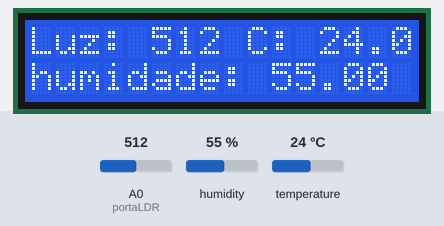
The sketch below on a simulated Arduino Uno, built with avr-gcc and run on an emulated ATmega328P. Parts: 16×2 character LCD. Inputs (shaded band) come from the test bench; at power-on: humidity 55 %, A0 (portaLDR) = 512, temperature 24 °C. What the sketch prints to the serial monitor is not drawn.

Above: at 1.2 s.
1.3 s: humidity set to 22 %
At 2.4 s:
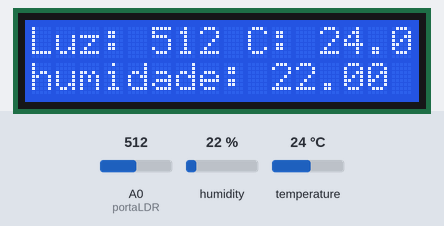
4.0 s: A0 (portaLDR) set to 716
At 5.1 s:
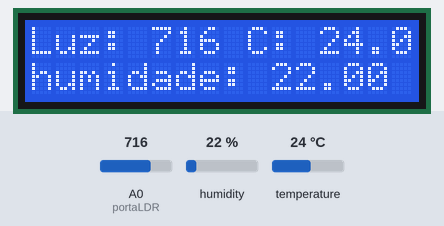
6.7 s: temperature set to 12 °C
At 9.3 s:
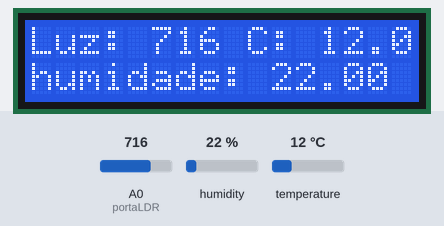
9.7 s: A0 (portaLDR) set to 900
At 10.8 s:
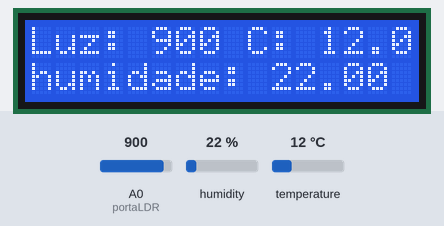
12.4 s: humidity set to 40 %
At 15.0 s:
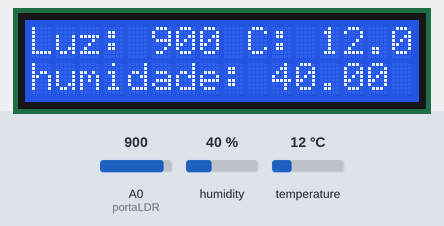
15.8 s: A0 (portaLDR) set to 1023
At 17.7 s:
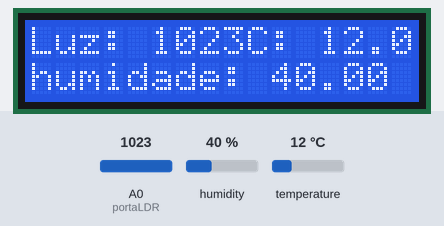
Timing chart, 0 to 19.2 s (numbered marks = the images above; inputs shaded):
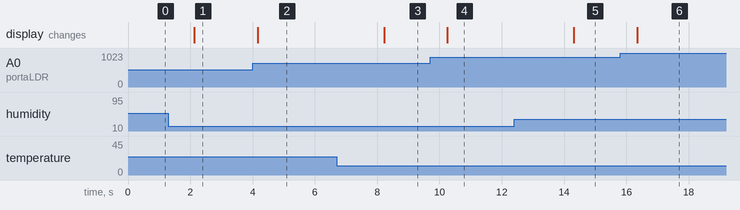

Measured:
- after the input at 1.3 s, the display: changes after 0.83 s (image 1)
- after the input at 4.0 s, the display: changes after 0.16 s (image 2)
- after the input at 6.7 s, the display: changes after 1.5 s (image 3)
- after the input at 9.7 s, the display: changes after 0.55 s (image 4)
- after the input at 12.4 s, the display: changes after 1.9 s (image 5)
- after the input at 15.8 s, the display: changes after 0.55 s (image 6)

The sketch:

av4.ino
```cpp
// display
#include <LiquidCrystal.h>
LiquidCrystal lcd(12, 11, 5, 4, 3, 2);

// coiso lá
int portaLDR = A0;

#include "DHT.h"

#define DHTPIN 8     // Pino digital conectado ao sensor DHT11
#define DHTTYPE DHT11   // Tipo de sensor: DHT 11

DHT dht(DHTPIN, DHTTYPE);

// A função setup é executada uma vez quando forem pressionados os botões de reset ou de power on na placa
void setup()
{
  Serial.begin(9600);
  lcd.begin(16, 2);
  dht.begin();
}

// A função loop é executada de forma repetida sem parada
void loop() {

   lcd.clear();

   // Leitura da humidade
    float humidade = dht.readHumidity();
   // Leitura da temperatura
   float temperatura = dht.readTemperature();
   // Leitura da luz
   int luz = analogRead(portaLDR);

    Serial.println(luz);
    Serial.println(temperatura);
    Serial.println(humidade);

    lcd.setCursor(0, 0);
    lcd.print("Luz:");

    lcd.setCursor(5, 0);
    lcd.print(luz);

    lcd.setCursor(9, 0);
    lcd.print("C:");

    lcd.setCursor(12, 0);
    lcd.print(temperatura);

    lcd.setCursor(0, 1);
    lcd.print("humidade:");

    lcd.setCursor(10, 1);
    lcd.print(humidade);

    delay(2000);
}
```
